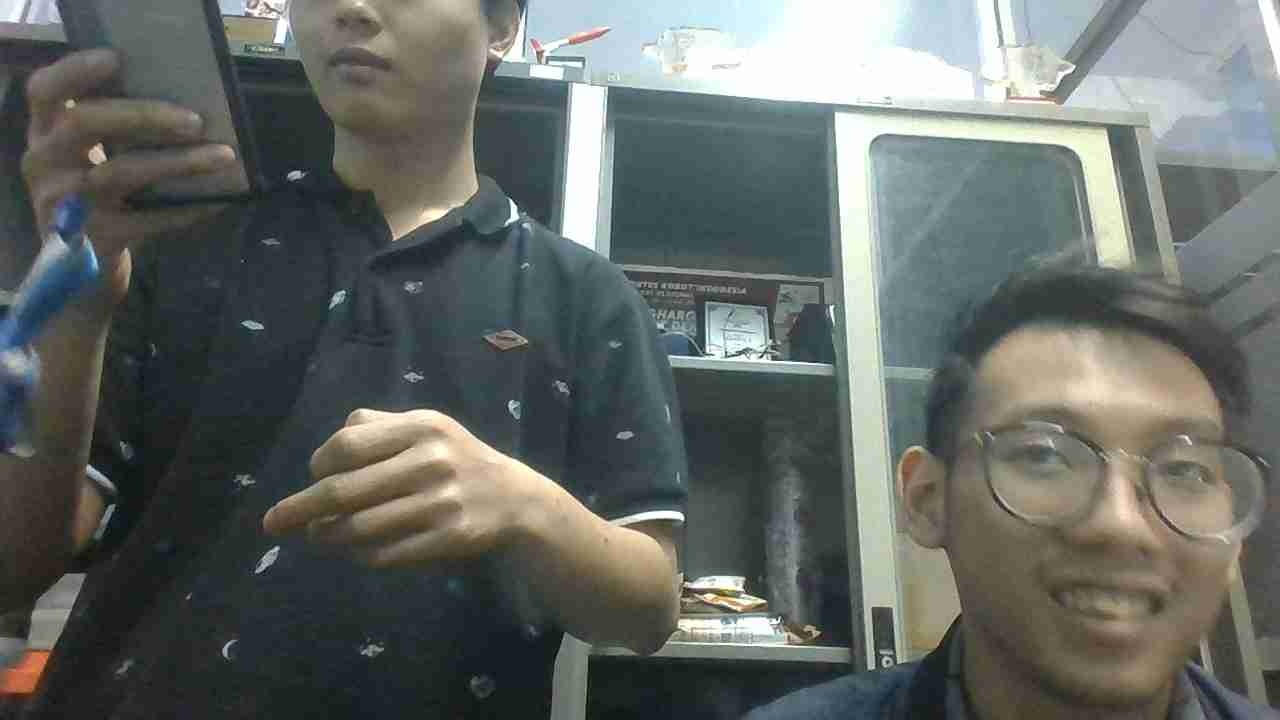
#> input picture kri/robotik-pythonic-websocket-test/test-e.jpg, 1280 x 720 px, given in place of the camera
$ python main.py
#> lines starting #> are read from the running program, lines starting #| are printed output that depends on the picture; after the words box and inside, x2 and y2 are one past the last pixel; in counts of white or black regions, pixels touching at a corner belong together
### dev-plan-a/client/sensors/camera.py
import cv2 as cv
import numpy as np
import copy


class Camera:
    def __init__(self, camera: int, width: int, height: int, objects: dict) -> None:
        self.__camera_id = camera
        self.__camera_height = height
        self.__camera_width = width

        # initialize capture device
        self.__cap = cv.VideoCapture(camera,  cv.CAP_DSHOW)
        self.__cap.set(cv.CAP_PROP_FRAME_WIDTH, self.__camera_width)
        self.__cap.set(cv.CAP_PROP_FRAME_HEIGHT, self.__camera_height)

        # objects dict and coords
        self.__objects = objects

    def __repr__(self) -> str:
        pass

    def __eq__(self, __value: object) -> bool:
        pass

    def get_frame(self):
        ret, img = self.__cap.read()
        if not ret:
            return f"Err in {self.__camera_id}"
        return img

    def get_processed_frame(self, color) -> np.ndarray:
        img = self.get_frame()
        hsv_img = cv.cvtColor(img, cv.COLOR_BGR2HSV)
        _lower_bound = np.array(color[0])
        _upper_bound = np.array(color[1])
        mask = cv.inRange(hsv_img, _lower_bound, _upper_bound)
        return mask

    def set_track_object(self, data: list) -> str:
        self.__objects[data[0]] = [data[1], data[2]]
        return f"set {data[0]} {self.__objects[data[0]]}"

    def get_track_object(self) -> dict:
        pass

    # [9 lines left out: function get_single_center_object, not called in this run]

    def get_center_object(self, image: np.ndarray) -> list:
        contours, hierarchy = cv.findContours(image, 1, 2)
        points = list()
        for c in contours:
            M = cv.moments(c)
            area = cv.contourArea(c)

            if M["m00"] != 0:
                cX = int(M["m10"] / M["m00"])
                cY = int(M["m01"] / M["m00"])
                # cv.circle(image, (cX, cY), 2, (0, 0, 0), 5)
                points.append([cX, cY])

        return [image, points]

    def get_object_location(self, coordinates_xy: list, image_wh=list()) -> list:
        """find the object based on the x and y

        Args:
            image_wxh ([width, height]): aquire image height and width
            coordinates_xy ([[x0, y0], [x1, y1], ...]): lists of the detected image center

        Returns:
            list: where does the object located based on the coordinates
        |==================================================================
        |      (0,0)    |              |  |               |               |
        |               |              |  |               |               |
        |---------------|--------------|--|---------------|---------------|
        |               |              |  |               |               |
        |               |              |  |               |               |
        |---------------|--------------|--|---------------|---------------|
        |               |              |  |               |     (4,2)     |
        |               |              |  |               |               |
        |==================================================================
        """
        if image_wh == []:
            image_wh = [self.__camera_width, self.__camera_height]

        w, h = image_wh[0], image_wh[1]
        result = list()

        def y_coord(x_seg: int, y: int) -> list:
            if y < h/3:
                return [x_seg, 0]
            elif y >= h/3 and y <= h*2/3:
                return [x_seg, 1]
            elif y > h*2/3:
                return [x_seg, 2]

        def unique(list1):
            # initialize a null list
            unique_list = []

            # traverse for all elements
            for x in list1:
                # check if exists in unique_list or not
                if x not in unique_list:
                    unique_list.append(x)
            return unique_list

        for coord in coordinates_xy:
            x, y = coord[0], coord[1]
            if x < w/3:
                result.append(y_coord(0, y))
            elif x >= w/3 and x < (w/2 - w/12):
                result.append(y_coord(1, y))
            elif x >= (w/2 - w/12) and x <= (w/2 + w/12):
                result.append(y_coord(2, y))
            elif x > (w/2 + w/12) and x <= w*2/3:
                result.append(y_coord(3, y))
            elif x > w*2/3:
                result.append(y_coord(4, y))

        return unique(result)

### dev-plan-a/client/main.py
import cv2 as cv
from sensors.camera import Camera
from object_segments import find
# init camera
camObj = Camera(0, 1280, 720, dict())

# hsv color
green = [[68, 91, 121], [111, 195, 212]]


def nothing(x):
    pass


# Init
wd_name = "Trackbars"
cv.namedWindow(wd_name)

cv.createTrackbar("LH", wd_name, 0, 255, nothing)
#> slider 'LH' is set to 51
cv.createTrackbar("LS", wd_name, 0, 255, nothing)
#> slider 'LS' is set to 51
cv.createTrackbar("LV", wd_name, 0, 255, nothing)
#> slider 'LV' is set to 51
cv.createTrackbar("HH", wd_name, 0, 255, nothing)
#> slider 'HH' is set to 85
cv.createTrackbar("HS", wd_name, 0, 255, nothing)
#> slider 'HS' is set to 85
cv.createTrackbar("HV", wd_name, 0, 255, nothing)
#> slider 'HV' is set to 85

while True:
    LH = cv.getTrackbarPos("LH", wd_name)
    LS = cv.getTrackbarPos("LS", wd_name)
    LV = cv.getTrackbarPos("LV", wd_name)
    HH = cv.getTrackbarPos("HH", wd_name)
    HS = cv.getTrackbarPos("HS", wd_name)
    HV = cv.getTrackbarPos("HV", wd_name)

    dynamic_hsv = [[LH, LS, LV], [HH, HS, HV]]
    frame = camObj.get_processed_frame(dynamic_hsv)
#> in get_frame, img is the input picture: shape (720, 1280, 3); mean B, G, R 101.3, 105.3, 99.9
#> in get_processed_frame, `hsv_img = cv.cvtColor(img, cv.COLOR_BGR2HSV)`: hsv_img: shape (720, 1280, 3); mean H, S, V 62.6, 47.7, 110.3
#> in get_processed_frame, `mask = cv.inRange(hsv_img, _lower_bound, _upper_bound)`:
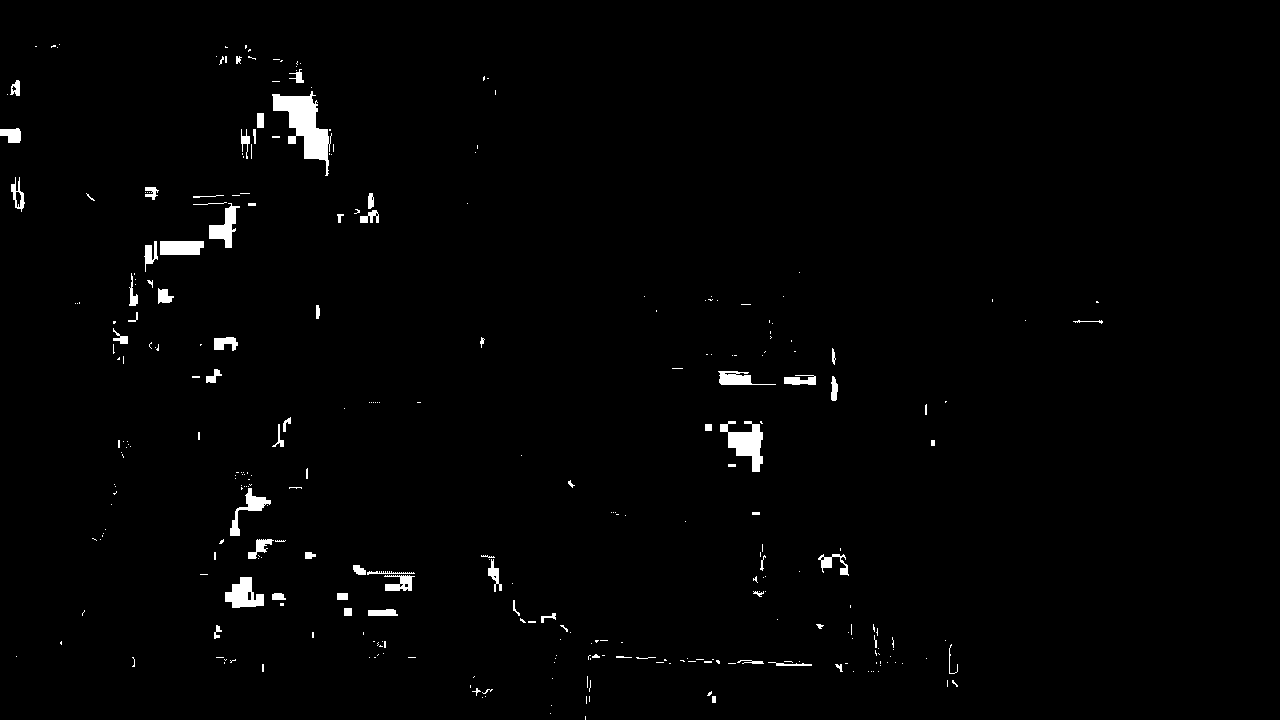
#> mask: shape (720, 1280); 1.4% white; 318 white regions (245 under 20 px)

    ctr = camObj.get_center_object(frame)
#> in get_center_object, `contours, hierarchy = cv.findContours(image, 1, 2)`: contours = 331 contours, 282 with area under 20; largest, box (x1, y1, x2, y2) and area: (272, 91, 332, 176) 1891, (720, 421, 763, 472) 948, (225, 577, 264, 608) 691, (209, 203, 240, 248) 532, (160, 241, 204, 255) 532
#> the loop in get_center_object, `for c in contours:` made 331 passes
#> (area, cX, cY) on passes 34, 43, 96, 103, 105, 106, 110, 111, 112, 120, 124, 127: (45.5, 791, 664), (24.5, 754, 661), (34, 216, 631), (36, 548, 616), (145.5, 382, 612), (49, 347, 611), (60, 342, 596), (65.5, 277, 596), (34, 249, 595), (691, 243, 594), (248, 400, 583), (33.5, 384, 572)
#> (area, cX) on pass 137: (193.5, 832)
#> after the loop in get_center_object, `for c in contours:`: points = 141 pairs, first value 11 to 1096, second value 45 to 699
#> ctr = 2 items
    print(camObj.get_object_location(ctr[1]))
#> the loop in get_object_location, `for coord in coordinates_xy:` made 141 passes
#> (x, y) on passes 1 to 12: (713, 699), (709, 693), (487, 690), (476, 690), (954, 682), (839, 666), (262, 667), (791, 664), (707, 661), (754, 661), (717, 661), (683, 660)
#> after the loop in get_object_location, `for coord in coordinates_xy:`: result = 141 pairs, first value 0 to 4, second value 0 to 2
#> the loop in unique, `for x in list1:` made 141 passes
#> x on passes 1 to 12: [2, 2], [2, 2], [1, 2], [1, 2], [4, 2], [3, 2], [0, 2], [3, 2], [2, 2], [3, 2], [2, 2], [2, 2]
#> after the loop in unique, `for x in list1:`: unique_list = [[2, 2], [1, 2], [4, 2], [3, 2], [0, 2], [0, 1], [2, 1], [4, 1], [3, 1], [1, 1], [0, 0], [1, 0]]
#| [[2, 2], [1, 2], [4, 2], [3, 2], [0, 2], [0, 1], [2, 1], [4, 1], [3, 1], [1, 1], [0, 0], [1, 0]]

    cv.imshow("frame", frame)

    if cv.waitKey(1) == ord('q'):
#> (key q is pressed here)
        break

cv.destroyAllWindows()
